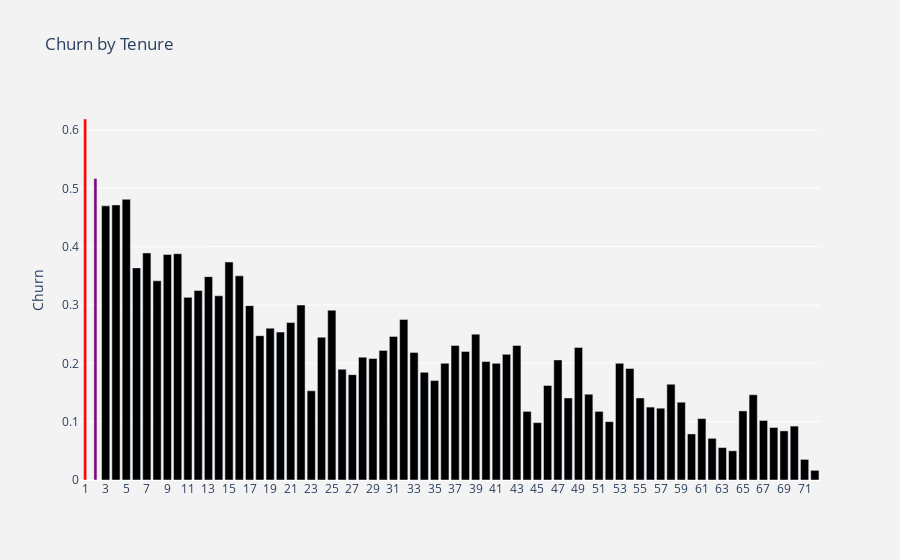

Notebook cell for this chart:
### Code cell
plot_by_tenure = df.groupby('tenure').Churn.mean().reset_index()
plot_data = [go.Bar(
    x=plot_by_tenure['tenure'],
    y=plot_by_tenure['Churn'],
    
    width=[0.3, 0.3],
    marker=dict(color=['red','purple'])
)]
plot_layout = go.Layout(
    xaxis={"type":"category"},
    yaxis={"title":"Churn"},
    title='Churn by Tenure',
    plot_bgcolor='rgb(243,243,243)',
    paper_bgcolor='rgb(243,243,243)',
)
fig = go.Figure(data=plot_data,layout=plot_layout) 
po.iplot(fig)

### Figure 1 — Plotly figure (JSON) as saved in the notebook; plotly's stock layout.template omitted (floating-point values rounded to 4 significant figures)
{"data": [{"marker": {"color": ["red", "purple"]}, "type": "bar", "width": [0.3, 0.3], "x": [1, 2, 3, 4, 5, 6, 7, 8, 9, 10, 11, 12, 13, 14, 15, 16, 17, 18, 19, 20, 21, 22, 23, 24, 25, 26, 27, 28, 29, 30, 31, 32, 33, 34, 35, 36, 37, 38, 39, 40, 41, 42, 43, 44, 45, 46, 47, 48, 49, 50, 51, 52, 53, 54, 55, 56, 57, 58, 59, 60, 61, 62, 63, 64, 65, 66, 67, 68, 69, 70, 71, 72], "y": [0.6189, 0.5168, 0.47, 0.4716, 0.4812, 0.3636, 0.3893, 0.3415, 0.3866, 0.3879, 0.3131, 0.3248, 0.3486, 0.3158, 0.3737, 0.35, 0.2989, 0.2474, 0.2603, 0.2535, 0.2698, 0.3, 0.1529, 0.2447, 0.2911, 0.1899, 0.1806, 0.2105, 0.2083, 0.2222, 0.2462, 0.2754, 0.2188, 0.1846, 0.1705, 0.2, 0.2308, 0.2203, 0.25, 0.2031, 0.2, 0.2154, 0.2308, 0.1176, 0.09836, 0.1622, 0.2059, 0.1406, 0.2273, 0.1471, 0.1176, 0.1, 0.2, 0.1912, 0.1406, 0.125, 0.1231, 0.1642, 0.1333, 0.07895, 0.1053, 0.07143, 0.05556, 0.05, 0.1184, 0.1461, 0.102, 0.09, 0.08421, 0.09244, 0.03529, 0.01657]}], "layout": {"paper_bgcolor": "rgb(243,243,243)", "plot_bgcolor": "rgb(243,243,243)", "title": {"text": "Churn by Tenure"}, "xaxis": {"type": "category"}, "yaxis": {"title": {"text": "Churn"}}}}
